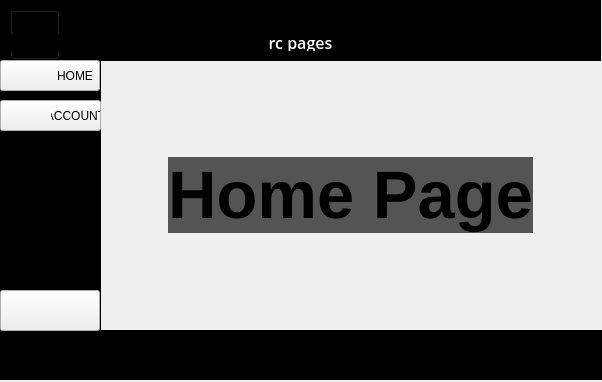
<?xml version="1.0" encoding="UTF-8"?>
<ui version="4.0">
 <class>Form</class>
 <widget class="QWidget" name="Form">
  <property name="geometry">
   <rect>
    <x>0</x>
    <y>0</y>
    <width>602</width>
    <height>382</height>
   </rect>
  </property>
  <property name="cursor">
   <cursorShape>PointingHandCursor</cursorShape>
  </property>
  <property name="windowTitle">
   <string>Form</string>
  </property>
  <widget class="QFrame" name="tittle_bar">
   <property name="geometry">
    <rect>
     <x>0</x>
     <y>0</y>
     <width>601</width>
     <height>61</height>
    </rect>
   </property>
   <property name="styleSheet">
    <string notr="true">QLabel{
	color: #fff;
}
QFrame{
	background-color: rgb(0, 0, 0);
	border-top-color: solid 1px  rgb(0, 0, 0);
}
</string>
   </property>
   <property name="frameShape">
    <enum>QFrame::StyledPanel</enum>
   </property>
   <property name="frameShadow">
    <enum>QFrame::Raised</enum>
   </property>
   <layout class="QVBoxLayout" name="verticalLayout_9">
    <item>
     <widget class="QPushButton" name="left_menu_toggle_btn">
      <property name="enabled">
       <bool>true</bool>
      </property>
      <property name="minimumSize">
       <size>
        <width>0</width>
        <height>50</height>
       </size>
      </property>
      <property name="maximumSize">
       <size>
        <width>50</width>
        <height>16777215</height>
       </size>
      </property>
      <property name="cursor">
       <cursorShape>PointingHandCursor</cursorShape>
      </property>
      <property name="styleSheet">
       <string notr="true">

	background-color: rgb(0, 0, 0);
	border-top-color: solid 1px  rgb(0, 0, 0);
</string>
      </property>
      <property name="text">
       <string/>
      </property>
      <property name="icon">
       <iconset resource="nike_app.qrc">
        <normaloff>:/icons/icons/cil-menu.png</normaloff>:/icons/icons/cil-menu.png</iconset>
      </property>
      <property name="iconSize">
       <size>
        <width>24</width>
        <height>24</height>
       </size>
      </property>
     </widget>
    </item>
    <item>
     <widget class="QLabel" name="label_6">
      <property name="enabled">
       <bool>false</bool>
      </property>
      <property name="font">
       <font>
        <family>Open Sans Semibold</family>
        <pointsize>12</pointsize>
       </font>
      </property>
      <property name="text">
       <string>rc pages</string>
      </property>
      <property name="alignment">
       <set>Qt::AlignCenter</set>
      </property>
     </widget>
    </item>
   </layout>
  </widget>
  <widget class="QFrame" name="main_footer">
   <property name="geometry">
    <rect>
     <x>0</x>
     <y>330</y>
     <width>649</width>
     <height>50</height>
    </rect>
   </property>
   <property name="minimumSize">
    <size>
     <width>0</width>
     <height>50</height>
    </size>
   </property>
   <property name="maximumSize">
    <size>
     <width>16777215</width>
     <height>30</height>
    </size>
   </property>
   <property name="styleSheet">
    <string notr="true">QFrame{
	background-color: rgb(0, 0, 0);
	border-top-color: solid 1px  rgb(0, 0, 0);
}
QLabel{
	color: #fff;
}</string>
   </property>
   <property name="frameShape">
    <enum>QFrame::WinPanel</enum>
   </property>
   <property name="frameShadow">
    <enum>QFrame::Raised</enum>
   </property>
   <layout class="QVBoxLayout" name="verticalLayout_10"/>
  </widget>
  <widget class="QLabel" name="label">
   <property name="geometry">
    <rect>
     <x>0</x>
     <y>60</y>
     <width>101</width>
     <height>271</height>
    </rect>
   </property>
   <property name="styleSheet">
    <string notr="true">QLabel{
	color: #fff;
}
QFrame{
	background-color: rgb(0, 0, 0);
	border-top-color: solid 1px  rgb(0, 0, 0);
}
</string>
   </property>
   <property name="text">
    <string/>
   </property>
  </widget>
  <widget class="QPushButton" name="home_button_2">
   <property name="geometry">
    <rect>
     <x>0</x>
     <y>60</y>
     <width>100</width>
     <height>31</height>
    </rect>
   </property>
   <property name="minimumSize">
    <size>
     <width>100</width>
     <height>0</height>
    </size>
   </property>
   <property name="styleSheet">
    <string notr="true">background-image: url(:/icons/icons/cil-home.png);
background-repeat:none;
padding-left: 50px;
background-position: center left;

</string>
   </property>
   <property name="text">
    <string>HOME</string>
   </property>
  </widget>
  <widget class="QPushButton" name="accounts_button_2">
   <property name="geometry">
    <rect>
     <x>0</x>
     <y>100</y>
     <width>101</width>
     <height>31</height>
    </rect>
   </property>
   <property name="minimumSize">
    <size>
     <width>100</width>
     <height>0</height>
    </size>
   </property>
   <property name="styleSheet">
    <string notr="true">background-image: url(:/icons/icons/cil-user.png);
background-repeat: none;
padding-left: 50px;
background-position: center left;</string>
   </property>
   <property name="text">
    <string>ACCOUNT</string>
   </property>
  </widget>
  <widget class="QPushButton" name="settings_button">
   <property name="geometry">
    <rect>
     <x>0</x>
     <y>290</y>
     <width>100</width>
     <height>41</height>
    </rect>
   </property>
   <property name="minimumSize">
    <size>
     <width>100</width>
     <height>0</height>
    </size>
   </property>
   <property name="styleSheet">
    <string notr="true">background-image: url(:/icons/icons/cil-settings.png);
background-repeat: none;
padding-left: 50px;
background-position: center left;
QLabel{
	color: #fff;
}
QFrame{
	background-color: rgb(0, 0, 0);
	border-top-color: solid 1px  rgb(0, 0, 0);
}
</string>
   </property>
   <property name="text">
    <string/>
   </property>
  </widget>
  <widget class="QStackedWidget" name="stackedWidget">
   <property name="geometry">
    <rect>
     <x>100</x>
     <y>60</y>
     <width>501</width>
     <height>271</height>
    </rect>
   </property>
   <property name="currentIndex">
    <number>0</number>
   </property>
   <widget class="QWidget" name="home_page">
    <property name="styleSheet">
     <string notr="true"/>
    </property>
    <layout class="QVBoxLayout" name="verticalLayout_7">
     <item alignment="Qt::AlignHCenter|Qt::AlignVCenter">
      <widget class="QLabel" name="label_2">
       <property name="font">
        <font>
         <pointsize>50</pointsize>
         <weight>75</weight>
         <bold>true</bold>
        </font>
       </property>
       <property name="styleSheet">
        <string notr="true">background-color: rgb(84, 84, 84);</string>
       </property>
       <property name="text">
        <string>Home Page</string>
       </property>
       <property name="alignment">
        <set>Qt::AlignCenter</set>
       </property>
      </widget>
     </item>
    </layout>
   </widget>
   <widget class="QWidget" name="accounts_page">
    <property name="styleSheet">
     <string notr="true"/>
    </property>
    <layout class="QVBoxLayout" name="verticalLayout_6">
     <item alignment="Qt::AlignHCenter|Qt::AlignVCenter">
      <widget class="QFrame" name="login_form_frame">
       <property name="minimumSize">
        <size>
         <width>450</width>
         <height>350</height>
        </size>
       </property>
       <property name="maximumSize">
        <size>
         <width>450</width>
         <height>350</height>
        </size>
       </property>
       <property name="styleSheet">
        <string notr="true">border-radius: 20px;
</string>
       </property>
       <property name="frameShape">
        <enum>QFrame::StyledPanel</enum>
       </property>
       <property name="frameShadow">
        <enum>QFrame::Raised</enum>
       </property>
       <layout class="QVBoxLayout" name="verticalLayout_8">
        <property name="spacing">
         <number>0</number>
        </property>
        <property name="leftMargin">
         <number>0</number>
        </property>
        <property name="topMargin">
         <number>10</number>
        </property>
        <property name="rightMargin">
         <number>0</number>
        </property>
        <property name="bottomMargin">
         <number>10</number>
        </property>
        <item alignment="Qt::AlignHCenter">
         <widget class="QFrame" name="input_fileds_frame">
          <property name="styleSheet">
           <string notr="true">QFrame{
	background-color: rgb(34, 34, 34);
	color: rgb(255, 255, 255);
	border: 2px solid rgb(1, 90, 153);
}
QLineEdit {
	border: 2px solid rgb(0, 93, 159);
	border-radius: 10px;
	padding: 15px;
	background-color: rgb(0, 69, 116);
	color: rgb(255, 255, 255);
}
QLineEdit:hover {
	border: 2px solid rgb(0, 66, 124);
}
QLineEdit:focus {
	border: 2px solid rgb(206, 206, 206);
	color: rgb(200, 200, 200);
}
QPushButton {
	border: 2px solid rgb(45, 45, 45);
	border-radius: 10px;
	padding: 15px;
	background-color:rgb(14, 13, 24);
	color: rgb(255, 255, 255);
}
QPushButton:hover {
	border: 2px solid rgb(0, 66, 124);
}
QLabel{
	border:3px solid  rgb(45, 45, 45);
	border-radius: 10px;
	
	background-color: rgb(6, 63, 104);
}
QCheckBox{
	color: rgb(255, 255, 255);
	padding: 10px;
}
QCheckBox::indicator {
    border: 3px solid rgb(0, 93, 159);
	width: 20px;
	height: 20px;
	border-radius: 10px;
    background:rgb(0, 0, 0);
}
QCheckBox::indicator:hover {
    border: 3px solid rgb(255, 255, 255);
}
QCheckBox::indicator:checked {
    background: 3px solid rgb(34, 34, 34);
	background-image: url(:/icons/icons/cil-check.png);
}</string>
          </property>
          <property name="frameShape">
           <enum>QFrame::StyledPanel</enum>
          </property>
          <property name="frameShadow">
           <enum>QFrame::Raised</enum>
          </property>
          <layout class="QFormLayout" name="formLayout_2">
           <item row="1" column="0">
            <widget class="QLabel" name="label_3">
             <property name="minimumSize">
              <size>
               <width>100</width>
               <height>50</height>
              </size>
             </property>
             <property name="font">
              <font>
               <weight>75</weight>
               <bold>true</bold>
              </font>
             </property>
             <property name="styleSheet">
              <string notr="true"/>
             </property>
             <property name="text">
              <string>Username</string>
             </property>
             <property name="alignment">
              <set>Qt::AlignCenter</set>
             </property>
            </widget>
           </item>
           <item row="1" column="1">
            <widget class="QLineEdit" name="lineEdit">
             <property name="minimumSize">
              <size>
               <width>200</width>
               <height>50</height>
              </size>
             </property>
             <property name="maximumSize">
              <size>
               <width>200</width>
               <height>16777215</height>
              </size>
             </property>
             <property name="styleSheet">
              <string notr="true">border:3px solid  rgb(43, 31, 91);
border-radius: 10px;</string>
             </property>
             <property name="alignment">
              <set>Qt::AlignCenter</set>
             </property>
             <property name="placeholderText">
              <string>Username</string>
             </property>
            </widget>
           </item>
           <item row="2" column="0">
            <widget class="QLabel" name="label_5">
             <property name="minimumSize">
              <size>
               <width>100</width>
               <height>50</height>
              </size>
             </property>
             <property name="font">
              <font>
               <weight>75</weight>
               <bold>true</bold>
              </font>
             </property>
             <property name="styleSheet">
              <string notr="true"/>
             </property>
             <property name="text">
              <string>Password</string>
             </property>
             <property name="alignment">
              <set>Qt::AlignCenter</set>
             </property>
            </widget>
           </item>
           <item row="2" column="1">
            <widget class="QLineEdit" name="lineEdit_2">
             <property name="minimumSize">
              <size>
               <width>200</width>
               <height>50</height>
              </size>
             </property>
             <property name="maximumSize">
              <size>
               <width>200</width>
               <height>16777215</height>
              </size>
             </property>
             <property name="styleSheet">
              <string notr="true">border:3px solid  rgb(43, 31, 91);
border-radius: 10px;</string>
             </property>
             <property name="echoMode">
              <enum>QLineEdit::Password</enum>
             </property>
             <property name="alignment">
              <set>Qt::AlignCenter</set>
             </property>
             <property name="placeholderText">
              <string>Password</string>
             </property>
            </widget>
           </item>
           <item row="3" column="0" colspan="2">
            <widget class="QCheckBox" name="checkBox">
             <property name="text">
              <string>Keep me logged in</string>
             </property>
            </widget>
           </item>
           <item row="4" column="1">
            <widget class="QPushButton" name="pushButton">
             <property name="minimumSize">
              <size>
               <width>0</width>
               <height>50</height>
              </size>
             </property>
             <property name="maximumSize">
              <size>
               <width>200</width>
               <height>16777215</height>
              </size>
             </property>
             <property name="text">
              <string>Login</string>
             </property>
            </widget>
           </item>
           <item row="0" column="1">
            <widget class="QFrame" name="profile_icon_frame">
             <property name="minimumSize">
              <size>
               <width>50</width>
               <height>50</height>
              </size>
             </property>
             <property name="maximumSize">
              <size>
               <width>50</width>
               <height>50</height>
              </size>
             </property>
             <property name="styleSheet">
              <string notr="true">image: url(:/icons/icons/cil-user-follow.png);
background-color: rgb(34, 34, 34);
border-radius: 25px;
border: 3px solid rgb(0, 93, 159);</string>
             </property>
             <property name="frameShape">
              <enum>QFrame::StyledPanel</enum>
             </property>
             <property name="frameShadow">
              <enum>QFrame::Raised</enum>
             </property>
            </widget>
           </item>
          </layout>
         </widget>
        </item>
       </layout>
      </widget>
     </item>
    </layout>
   </widget>
   <widget class="QWidget" name="settings_page">
    <property name="styleSheet">
     <string notr="true"/>
    </property>
    <layout class="QVBoxLayout" name="verticalLayout_5">
     <item alignment="Qt::AlignHCenter|Qt::AlignVCenter">
      <widget class="QLabel" name="label_4">
       <property name="font">
        <font>
         <pointsize>50</pointsize>
         <weight>75</weight>
         <bold>true</bold>
        </font>
       </property>
       <property name="styleSheet">
        <string notr="true">background-color: rgb(84, 84, 84);</string>
       </property>
       <property name="text">
        <string>Setttings Page</string>
       </property>
       <property name="alignment">
        <set>Qt::AlignCenter</set>
       </property>
      </widget>
     </item>
    </layout>
   </widget>
  </widget>
 </widget>
 <resources>
  <include location="nike_app.qrc"/>
 </resources>
 <connections/>
</ui>
